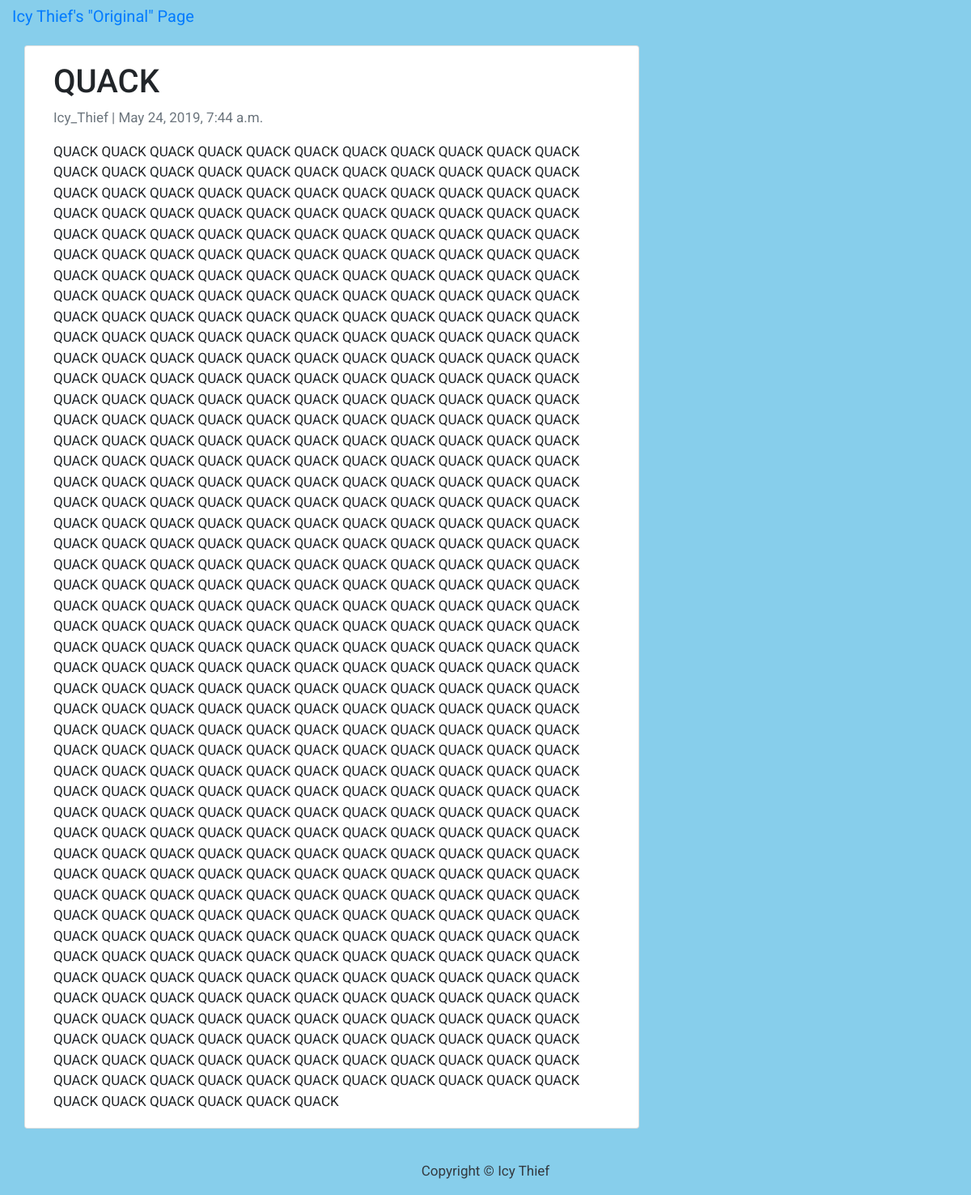
The app's page /quack/ with its own data.
### blog/models.py (models this page shows, shortened)
class Post(models.Model):
    title = models.CharField(max_length=200, unique=True)
    slug = models.SlugField(max_length=200, unique=True)
    author = models.ForeignKey(User, on_delete= models.CASCADE,related_name='blog_posts')
    updated_on = models.DateTimeField(auto_now= True)
    content = models.TextField()
    created_on = models.DateTimeField(auto_now_add=True)
    status = models.IntegerField(choices=STATUS, default=0)
    class Meta:
        ordering = ['-created_on']

### blog/views.py (the view)
# urls.py: path('<slug:slug>/', views.PostDetail.as_view(), name='post_detail'),
class PostDetail(generic.DetailView):
    model = Post
    template_name = 'post_detail.html'

### blog/templates/post_detail.html (shortened to what this page needs)
{% extends 'base.html' %} {% block content %}
<div class="container">
  <div class="row">
    <div class="col-md-8 card mb-4  mt-3 left  top">
      <div class="card-body">
        <h1>{% block title %} {{ object.title }} {% endblock title %}</h1>
        <p class=" text-muted">{{ post.author }} | {{ post.created_on }}</p>
        <p class="card-text ">{{ object.content | safe }}</p>
      </div>
    </div>
  </div>
</div>
{% endblock content %}

### blog/templates/base.html (style rules this page uses)
body { font-family: "Roboto", sans-serif; font-size: 17px; background-color: skyblue; }

### records on screen
Post: title "QUACK", author "Icy_Thief", created_on "May 24, 2019, 7:44 a.m.", content "QUACK QUACK QUACK QUACK QUACK QUACK QUACK QUACK QUACK QUACK QUACK QUACK QUACK QUACK QUACK QUACK QUACK QUACK QUACK QUACK QUACK QUACK QUACK QUACK QUACK QUACK QUACK QUACK QUACK QUACK QUACK QUACK QUACK QUACK QUACK QUACK QUACK QUACK QUACK QUACK QUACK QUACK QUACK QUACK QUACK QUACK QUACK QUACK QUACK QUACK QUACK QUACK QUACK QUACK QUACK QUACK QUACK QUACK QUACK QUACK QUACK QUACK QUACK QUACK QUACK QUACK QUACK QUACK QUACK QUACK QUACK QUACK QUACK QUACK QUACK QUACK QUACK QUACK QUACK QUACK QUACK QUACK QUACK QUACK QUACK QUACK QUACK QUACK QUACK QUACK QUACK QUACK QUACK QUACK QUACK QUACK QUACK QUACK QUACK QUACK QUACK QUACK QUACK QUACK QUACK QUACK QUACK QUACK QUACK QUACK QUACK QUACK QUACK QUACK QUACK QUACK…"
